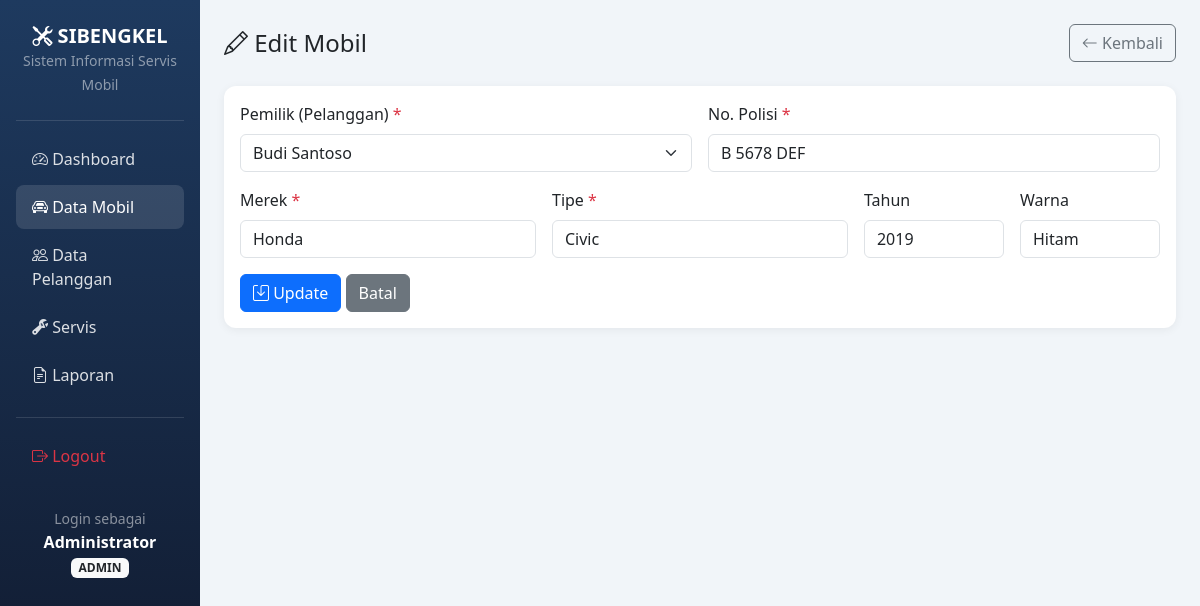
The app's page /pages/mobil/edit.php?id=2 (signed in) with its own data.
### tables this page shows
CREATE TABLE mobil (
    id INT AUTO_INCREMENT PRIMARY KEY,
    id_pelanggan INT NOT NULL,
    no_polisi VARCHAR(20) NOT NULL UNIQUE,
    merek VARCHAR(50) NOT NULL,
    tipe VARCHAR(50) NOT NULL,
    tahun YEAR,
    warna VARCHAR(30),
    created_at TIMESTAMP DEFAULT CURRENT_TIMESTAMP,
    FOREIGN KEY (id_pelanggan) REFERENCES pelanggan(id) ON DELETE CASCADE
);

CREATE TABLE pelanggan (
    id INT AUTO_INCREMENT PRIMARY KEY,
    nama VARCHAR(100) NOT NULL,
    email VARCHAR(100),
    no_hp VARCHAR(20),
    alamat TEXT,
    created_at TIMESTAMP DEFAULT CURRENT_TIMESTAMP
);

### pages/mobil/edit.php (the view, shortened to what this page needs)
<?php
require_once '../../config/database.php';
require_once '../../includes/header.php';
$id = (int)($_GET['id'] ?? 0);
$stmt = $conn->prepare("SELECT * FROM mobil WHERE id = ?");
$stmt->bind_param("i", $id);
$stmt->execute();
$mobil = $stmt->get_result()->fetch_assoc();
$pelanggan_list = $conn->query("SELECT id, nama FROM pelanggan ORDER BY nama");
?>
<div class="d-flex justify-content-between align-items-center mb-4">
    <h4 class="mb-0"><i class="bi bi-pencil"></i> Edit Mobil</h4>
    <a href="index.php" class="btn btn-outline-secondary"><i class="bi bi-arrow-left"></i> Kembali</a>
</div>
<div class="card">
    <div class="card-body">
        <form method="POST">
            <div class="row g-3">
                <div class="col-md-6">
                    <label class="form-label">Pemilik (Pelanggan) <span class="text-danger">*</span></label>
                    <select name="id_pelanggan" class="form-select" required>
                        <?php
                        $current = $_POST['id_pelanggan'] ?? $mobil['id_pelanggan'];
                        while ($p = $pelanggan_list->fetch_assoc()):
                        ?>
                            <option value="<?= $p['id'] ?>" <?= $current == $p['id'] ? 'selected' : '' ?>>
                                <?= htmlspecialchars($p['nama']) ?>
                            </option>
                        <?php endwhile; ?>
                    </select>
                </div>
                <div class="col-md-6">
                    <label class="form-label">No. Polisi <span class="text-danger">*</span></label>
                    <input type="text" name="no_polisi" class="form-control" required
                           value="<?= htmlspecialchars($_POST['no_polisi'] ?? $mobil['no_polisi']) ?>">
                </div>
                <div class="col-md-4">
                    <label class="form-label">Merek <span class="text-danger">*</span></label>
                    <input type="text" name="merek" class="form-control" required
                           value="<?= htmlspecialchars($_POST['merek'] ?? $mobil['merek']) ?>">
                </div>
                <div class="col-md-4">
                    <label class="form-label">Tipe <span class="text-danger">*</span></label>
                    <input type="text" name="tipe" class="form-control" required
                           value="<?= htmlspecialchars($_POST['tipe'] ?? $mobil['tipe']) ?>">
                </div>
                <div class="col-md-2">
                    <label class="form-label">Tahun</label>
                    <input type="number" name="tahun" class="form-control" min="1980" max="2099"
                           value="<?= htmlspecialchars($_POST['tahun'] ?? $mobil['tahun']) ?>">
                </div>
                <div class="col-md-2">
                    <label class="form-label">Warna</label>
                    <input type="text" name="warna" class="form-control"
                           value="<?= htmlspecialchars($_POST['warna'] ?? $mobil['warna']) ?>">
                </div>
                <div class="col-12">
                    <button type="submit" class="btn btn-primary"><i class="bi bi-save"></i> Update</button>
                    <a href="index.php" class="btn btn-secondary">Batal</a>
                </div>
            </div>
        </form>
    </div>
</div>
<?php require_once '../../includes/footer.php'; ?>

### includes/header.php (style rules this page uses)
body { background-color: #f1f5f9; }
.card { border: none; border-radius: 12px; box-shadow: 0 2px 10px rgba(0,0,0,0.06); }

### records on screen
mobil: id_pelanggan "Budi Santoso", no_polisi "B 5678 DEF", merek "Honda", tipe "Civic", tahun "2019", warna "Hitam"

### other values on screen
$user['nama'] "Administrator"
$user['role'] "ADMIN"
